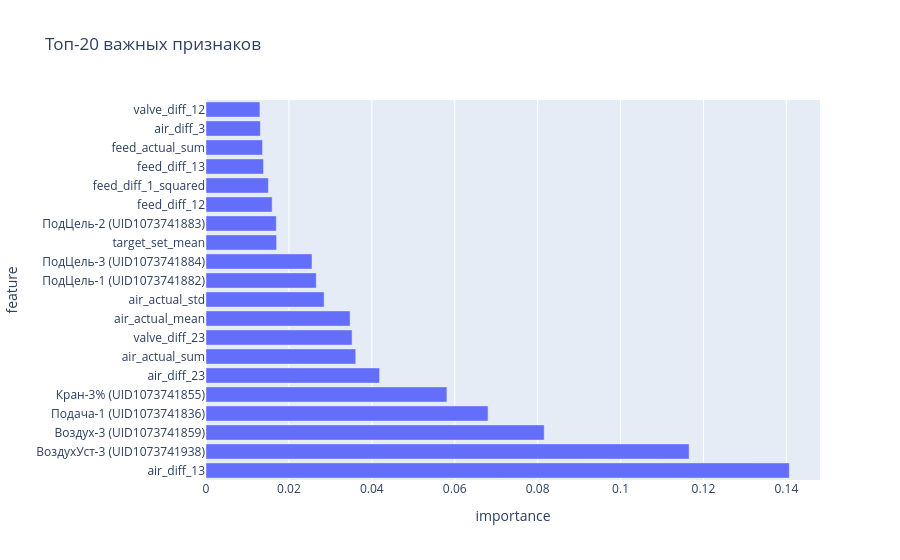

Notebook source saved alongside this figure:
### Code cell
# Исходные колонки (без target)
feature_cols = [col for col in df_train.columns if col != 'target']

# Сгруппируем по типу (по окончанию имени после последнего пробела или по UID, но проще по смыслу)
# Из названий видно:
# ВоздухУст-1,2,3
# Воздух-1,2,3
# ПодЦель-1,2,3
# Подача-1,2,3
# Кран-1%,2%,3%

# Создадим словари для удобства
air_set_cols = ['ВоздухУст-1 (UID1073741936)', 'ВоздухУст-2 (UID1073741937)', 'ВоздухУст-3 (UID1073741938)']
air_actual_cols = ['Воздух-1 (UID1073741837)', 'Воздух-2 (UID1073741858)', 'Воздух-3 (UID1073741859)']
target_set_cols = ['ПодЦель-1 (UID1073741882)', 'ПодЦель-2 (UID1073741883)', 'ПодЦель-3 (UID1073741884)']
feed_actual_cols = ['Подача-1 (UID1073741836)', 'Подача-2 (UID1073741856)', 'Подача-3 (UID1073741857)']
valve_cols = ['Кран-1% (UID1073741835)', 'Кран-2% (UID1073741854)', 'Кран-3% (UID1073741855)']

# Функция для генерации признаков на одном датафрейме
def engineer_features(df):
    df_new = df.copy()
    
    # 1. Отклонения факта от уставки для воздуха
    for i in range(3):
        df_new[f'air_diff_{i+1}'] = df[air_actual_cols[i]] - df[air_set_cols[i]]
    
    # 2. Отклонения факта от цели для подачи
    for i in range(3):
        df_new[f'feed_diff_{i+1}'] = df[feed_actual_cols[i]] - df[target_set_cols[i]]
    
    # 3. Отношение подачи к крану (если кран не ноль)
    for i in range(3):
        df_new[f'feed_per_valve_{i+1}'] = df[feed_actual_cols[i]] / (df[valve_cols[i]] + 1e-8)  # защита от деления на 0
    
    # 4. Средние по линиям
    df_new['air_actual_mean'] = df[air_actual_cols].mean(axis=1)
    df_new['air_set_mean'] = df[air_set_cols].mean(axis=1)
    df_new['target_set_mean'] = df[target_set_cols].mean(axis=1)
    df_new['feed_actual_mean'] = df[feed_actual_cols].mean(axis=1)
    df_new['valve_mean'] = df[valve_cols].mean(axis=1)
    
    # 5. Стандартные отклонения по линиям (разброс)
    df_new['air_actual_std'] = df[air_actual_cols].std(axis=1)
    df_new['air_set_std'] = df[air_set_cols].std(axis=1)
    df_new['target_set_std'] = df[target_set_cols].std(axis=1)
    df_new['feed_actual_std'] = df[feed_actual_cols].std(axis=1)
    df_new['valve_std'] = df[valve_cols].std(axis=1)
    
    # 6. Разности между линиями (для примера, воздух факт: 1-2, 1-3, 2-3)
    df_new['air_diff_12'] = df[air_actual_cols[0]] - df[air_actual_cols[1]]
    df_new['air_diff_13'] = df[air_actual_cols[0]] - df[air_actual_cols[2]]
    df_new['air_diff_23'] = df[air_actual_cols[1]] - df[air_actual_cols[2]]
    
    df_new['feed_diff_12'] = df[feed_actual_cols[0]] - df[feed_actual_cols[1]]
    df_new['feed_diff_13'] = df[feed_actual_cols[0]] - df[feed_actual_cols[2]]
    df_new['feed_diff_23'] = df[feed_actual_cols[1]] - df[feed_actual_cols[2]]
    
    df_new['valve_diff_12'] = df[valve_cols[0]] - df[valve_cols[1]]
    df_new['valve_diff_13'] = df[valve_cols[0]] - df[valve_cols[2]]
    df_new['valve_diff_23'] = df[valve_cols[1]] - df[valve_cols[2]]
    
    # 7. Суммарные показатели
    df_new['air_actual_sum'] = df[air_actual_cols].sum(axis=1)
    df_new['feed_actual_sum'] = df[feed_actual_cols].sum(axis=1)
    
    # 8. Квадратичные признаки для наиболее коррелирующих (можно выбрать позже)
    # Например, квадраты отклонений
    for i in range(3):
        df_new[f'air_diff_{i+1}_squared'] = df_new[f'air_diff_{i+1}'] ** 2
        df_new[f'feed_diff_{i+1}_squared'] = df_new[f'feed_diff_{i+1}'] ** 2
    
    return df_new

# Применяем
df_train_eng = engineer_features(df_train)
df_test_eng = engineer_features(df_test)

# Теперь в df_train_eng и df_test_eng есть исходные признаки + новые
# Убедимся, что нет inf/NaN (деление на ноль мы защитили)
print("Новые признаки:", list(df_train_eng.columns[~df_train_eng.columns.isin(df_train.columns)]))

# После генерации новых признаков (код выше)
# Выделим признаки и целевую переменную
X_train_eng = df_train_eng.drop(columns=['target'])
y_train = df_train_eng['target']
X_test_eng = df_test_eng.drop(columns=['target'])
y_test = df_test_eng['target']  # если есть

# Масштабирование (для моделей, чувствительных к масштабу)
from sklearn.preprocessing import StandardScaler
scaler = StandardScaler()
X_train_scaled = scaler.fit_transform(X_train_eng)
X_test_scaled = scaler.transform(X_test_eng)

# Обучение модели (например, Random Forest с балансировкой)
from sklearn.ensemble import RandomForestClassifier
model = RandomForestClassifier(n_estimators=200, class_weight='balanced', random_state=42)
model.fit(X_train_scaled, y_train)

# Оценка на тесте
from sklearn.metrics import classification_report
y_pred = model.predict(X_test_scaled)
print(classification_report(y_test, y_pred))

import plotly.express as px
importance = pd.DataFrame({
    'feature': X_train_eng.columns,
    'importance': model.feature_importances_
}).sort_values('importance', ascending=False)
fig = px.bar(importance.head(20), x='importance', y='feature', orientation='h',
             title='Топ-20 важных признаков')
fig.show()

### Figure 1 — Plotly figure (JSON) as saved in the notebook; plotly's stock layout.template omitted (floating-point values rounded to 4 significant figures)
{"data": [{"hovertemplate": "importance=%{x}<br>feature=%{y}<extra></extra>", "legendgroup": "", "marker": {"color": "#636efa", "pattern": {"shape": ""}}, "name": "", "orientation": "h", "showlegend": false, "textposition": "auto", "type": "bar", "x": [0.1407, 0.1165, 0.08159, 0.06804, 0.05812, 0.04187, 0.03613, 0.03525, 0.03476, 0.0285, 0.02659, 0.02557, 0.01704, 0.01696, 0.01596, 0.01505, 0.01388, 0.01364, 0.01311, 0.01301], "xaxis": "x", "y": ["air_diff_13", "ВоздухУст-3 (UID1073741938)", "Воздух-3 (UID1073741859)", "Подача-1 (UID1073741836)", "Кран-3% (UID1073741855)", "air_diff_23", "air_actual_sum", "valve_diff_23", "air_actual_mean", "air_actual_std", "ПодЦель-1 (UID1073741882)", "ПодЦель-3 (UID1073741884)", "target_set_mean", "ПодЦель-2 (UID1073741883)", "feed_diff_12", "feed_diff_1_squared", "feed_diff_13", "feed_actual_sum", "air_diff_3", "valve_diff_12"], "yaxis": "y"}], "layout": {"barmode": "relative", "legend": {"tracegroupgap": 0}, "title": {"text": "Топ-20 важных признаков"}, "xaxis": {"anchor": "y", "domain": [0, 1], "title": {"text": "importance"}}, "yaxis": {"anchor": "x", "domain": [0, 1], "title": {"text": "feature"}}}}
